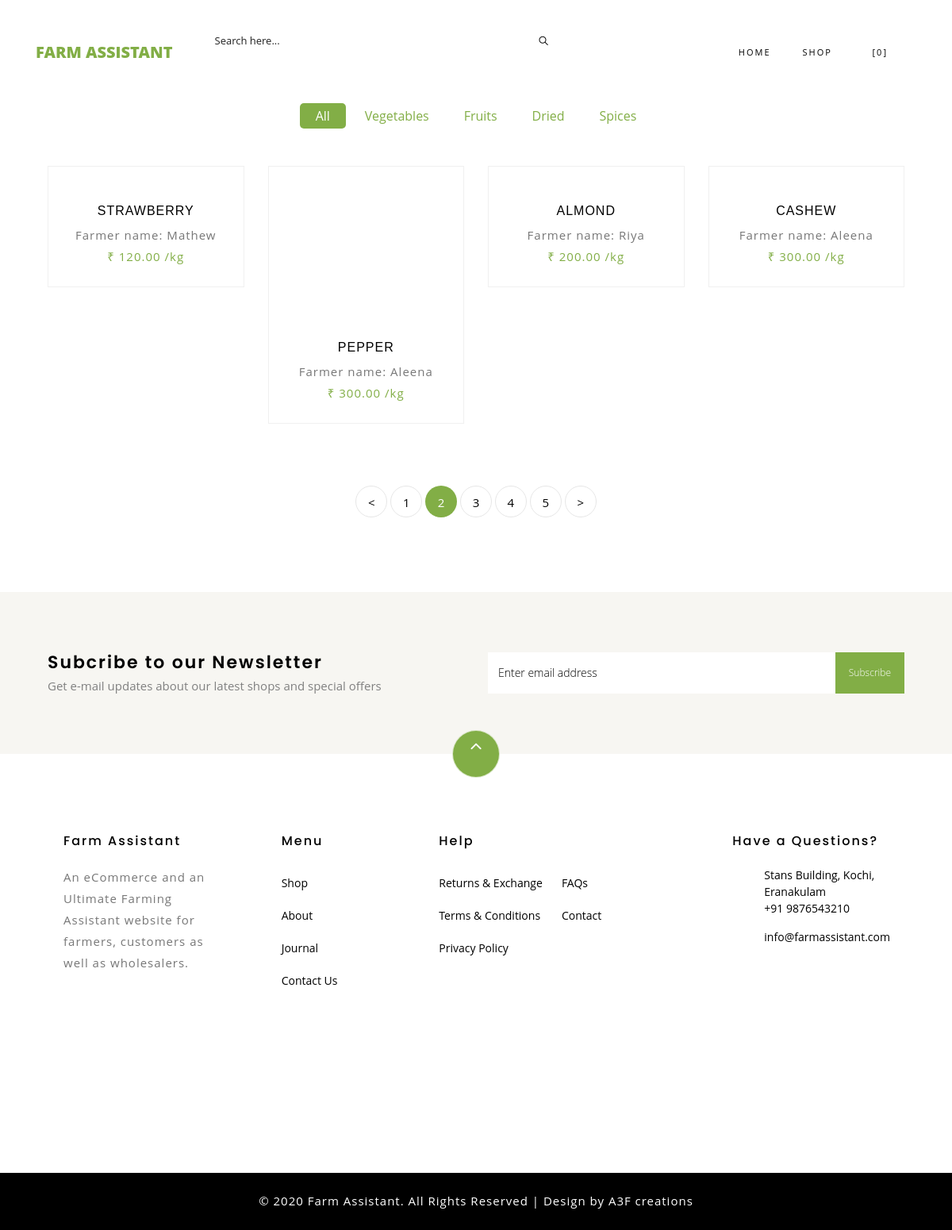
/shop-pagenav.php?pg=2, run on the app's committed database.
### tables this page shows
CREATE TABLE IF NOT EXISTS `crop_fc` (
  `crop_id` int(4) NOT NULL AUTO_INCREMENT,
  `f_email` varchar(40) NOT NULL,
  `c_name` varchar(20) NOT NULL,
  `category` varchar(15) NOT NULL,
  `quantity` int(4) NOT NULL,
  `price` int(4) NOT NULL,
  `discount` int(4) NOT NULL DEFAULT '0',
  `image` varchar(30) NOT NULL,
  PRIMARY KEY (`crop_id`),
  KEY `f_email` (`f_email`)
);

CREATE TABLE IF NOT EXISTS `farmer` (
  `email` varchar(40) NOT NULL,
  `name` varchar(20) NOT NULL,
  `address` varchar(50) NOT NULL,
  `address2` varchar(20) DEFAULT NULL,
  `town` varchar(20) NOT NULL,
  `state` varchar(20) DEFAULT NULL,
  `pincode` varchar(10) NOT NULL
);

### web/shop-pagenav.php (the view, shortened to what this page needs)
<!DOCTYPE html>
<html lang="en">
  <head>
    <link rel="stylesheet" href="css/open-iconic-bootstrap.min.css">
    <link rel="stylesheet" href="css/animate.css">
    <link rel="stylesheet" href="css/owl.carousel.min.css">
    <link rel="stylesheet" href="css/owl.theme.default.min.css">
    <link rel="stylesheet" href="css/magnific-popup.css">
    <link rel="stylesheet" href="css/aos.css">
    <link rel="stylesheet" href="css/ionicons.min.css">
    <link rel="stylesheet" href="css/bootstrap-datepicker.css">
    <link rel="stylesheet" href="css/jquery.timepicker.css">
    <link rel="stylesheet" href="css/flaticon.css">
    <link rel="stylesheet" href="css/icomoon.css">
    <link rel="stylesheet" href="css/style.css">
      <link rel="stylesheet" href="css/style1.css">
  </head>
  <body class="goto-here">
  <?php
      include('connection.php');
     include('cart_count.php');
      ?>
    <nav class="navbar navbar-expand-lg navbar-dark ftco_navbar bg-dark ftco-navbar-light" id="ftco-navbar">
	    <div class="container">
	      <a class="navbar-brand" href="index.html">Farm Assistant</a>
            <div class="sidebar-box" style="padding-right: 200px">
              <form action="#" class="search-form">
                <div class="form-group">
                  <a href="#"><span class="icon ion-ios-search"></span></a>
                  <input type="search" name="search" placeholder="Search here..."class="form-control" >
                </div>
              </form>
            </div>
	      <div class="collapse navbar-collapse" id="ftco-nav">
	        <ul class="navbar-nav ml-auto">
	          <li class="nav-item"><a href="customer.php" class="nav-link">Home</a></li>
			  <li class="nav-item  cta cta-colored"><a href="shop.php" class="nav-link">Shop</a></li>
			  <li class="nav-item"><a href="cart_check.php" class="nav-link"><span class="icon-shopping_cart"></span>[<?php echo $_SESSION['cart_count'];?>]</a></li>
                <li class="second admin-pic">
				       <ul class="top_dp_agile ">
										 <a class="nav-link dropdown-tog" href="#" id="dropdown04" data-toggle="dropdown" aria-haspopup="true" aria-expanded="false">
										</a>
						</ul>
				</li>
	        </ul>
	      </div>
	    </div>
	  </nav>
<?php
                     $p=$_GET['pg']; $i=($p-1)*8;?>
    <section class="ftco-section" style="padding-top: 0px">
    	<div class="container">
    	<div class="row justify-content-center">
    			<div class="col-md-10 mb-5 text-center">
    				<ul class="product-category">
    					<li><a href="#" class="active">All</a></li>
    					<li><a href="shop-category.php?cat=Vegetable">Vegetables</a></li>
    					<li><a href="shop-category.php?cat=Fruit">Fruits</a></li>
    					<li><a href="shop-category.php?cat=Dried">Dried</a></li>
                        <li><a href="shop-category.php?cat=Spice">Spices</a></li>
    				</ul>
    			</div>
    		</div>
    		<div class="row">
                <?php
     $a="SELECT * FROM crop_fc
         LIMIT $i, 8 ";
    $b="SELECT count(*) FROM crop_fc";
              $sql=mysqli_query($conn,$a);
               $sql1=mysqli_query($conn,$b);
             $row2=mysqli_fetch_array($sql1);
                while($row=mysqli_fetch_array($sql))
                {
                    $c=$row["f_email"];
                    $sql1= "select * from farmer where email= '$c'";
                     $b=mysqli_query($conn,$sql1);
                 $row1=mysqli_fetch_assoc($b);
      ?>
    			<div class="col-md-6 col-lg-3 ftco-animate">
    				<div class="product">
    					<a href="product-single.php?id=<?php echo $row['crop_id']; ?>" class="img-prod"><img class="img-fluid" src="<?php echo $row['image']; ?>" style="height: 200px; width: 300px;"alt="Colorlib Template">
    					</a>
    					<div class="text py-3 pb-4 px-3 text-center">
                            <h3><a href="product-single.php?id=<?php echo $row['crop_id']; ?>"><?php echo $row['c_name']; ?></a></h3>
                            <p>Farmer name: <?php echo $row1["name"]; ?>
						</p>
    						<div class="d-flex">
    							<div class="pricing">
		    						<p class="price"><span>₹ <?php echo $row['price']; ?>.00 /kg</span></p>
		    					</div>
	    					</div>
    					</div>
    				</div>
    			</div>
    			<?php
                }
                ?>
    		</div>
    		<div class="row mt-5">
          <div class="col text-center">
            <div class="block-27">
              <ul>
             	   <li><a href="#">&lt;</a></li>
             <?php   $c=$row2['count(*)'];
             for($i=1; $i<=5; $i++) {
                   $z=($i-1)*8;
                  ?>
              <?php if($i==$p){  ?>	  <li class="active"><a href="shop-pagenav.php?pg=<?php  echo $p;?>"><?php  echo $p;?></a></li><?php } ?>
              <?php if($z<$c && $i!=$p){  ?>	  <li><a href="shop-pagenav.php?pg=<?php  echo $i;?>"><?php  echo $i;?></a></li><?php } ?>
               <?php if($z>$c){  ?>    <li><a href="#"><?php  echo $i;?></a></li><?php } ?>
                  <?php } ?>
                <li><a href="#">&gt;</a></li>
              </ul>
            </div>
          </div>
        </div>
    	</div>
    </section>
		<section class="ftco-section ftco-no-pt ftco-no-pb py-5 bg-light">
      <div class="container py-4">
        <div class="row d-flex justify-content-center py-5">
          <div class="col-md-6">
          	<h2 style="font-size: 22px;" class="mb-0">Subcribe to our Newsletter</h2>
          	<span>Get e-mail updates about our latest shops and special offers</span>
          </div>
          <div class="col-md-6 d-flex align-items-center">
            <form action="#" class="subscribe-form">
              <div class="form-group d-flex">
                <input type="text" class="form-control" placeholder="Enter email address">
                <input type="submit" value="Subscribe" class="submit px-3">
              </div>
            </form>
          </div>
        </div>
      </div>
    </section>
    <footer class="ftco-footer ftco-section">
      <div class="container">
      	<div class="row">
      		<div class="mouse">
						<a href="#" class="mouse-icon">
							<div class="mouse-wheel"><span class="ion-ios-arrow-up"></span></div>
						</a>
					</div>
      	</div>
         <div class="row mb-5">
         <div class="col-md">
            <div class="ftco-footer-widget mb-4" style="padding-left: 20px">
              <h2 class="ftco-heading-2">Farm Assistant</h2>
              <p>An eCommerce and an Ultimate Farming Assistant website for farmers, customers as well as wholesalers.</p>
              <ul class="ftco-footer-social list-unstyled float-md-left float-lft mt-5">
              </ul>
            </div>
          </div>
          <div class="col-md">
            <div class="ftco-footer-widget mb-4 ml-md-5">
              <h2 class="ftco-heading-2">Menu</h2>
              <ul class="list-unstyled">
                <li><a href="#" class="py-2 d-block">Shop</a></li>
                <li><a href="#" class="py-2 d-block">About</a></li>
                <li><a href="#" class="py-2 d-block">Journal</a></li>
                <li><a href="#" class="py-2 d-block">Contact Us</a></li>
              </ul>
            </div>
          </div>
          <div class="col-md-4">
             <div class="ftco-footer-widget mb-4">
              <h2 class="ftco-heading-2">Help</h2>
              <div class="d-flex">
	              <ul class="list-unstyled mr-l-5 pr-l-3 mr-4">
	                <li><a href="#" class="py-2 d-block">Returns &amp; Exchange</a></li>
	                <li><a href="#" class="py-2 d-block">Terms &amp; Conditions</a></li>
	                <li><a href="#" class="py-2 d-block">Privacy Policy</a></li>
	              </ul>
	              <ul class="list-unstyled">
	                <li><a href="#" class="py-2 d-block">FAQs</a></li>
	                <li><a href="#" class="py-2 d-block">Contact</a></li>
	              </ul>
	            </div>
            </div>
          </div>
          <div class="col-md">
            <div class="ftco-footer-widget mb-4">
            	<h2 class="ftco-heading-2">Have a Questions?</h2>
            	<div class="block-23 mb-3">
	             <ul>
	                <li><span class="icon icon-map-marker"></span><span class="text">Stans Building, Kochi, Eranakulam</span></li>
	                <li><a href="#"><span class="icon icon-phone"></span><span class="text">+91 9876543210</span></a></li>
	                <li><a href="#"><span class="icon icon-envelope"></span><span class="text">info@farmassistant.com</span></a></li>
	              </ul>
	            </div>
            </div>
          </div>
        </div>
      </div>
    </footer>
<div class="copyrights">
	 <p>© 2020 Farm Assistant. All Rights Reserved | Design by A3F creations </p>
</div>
  </body>
</html>

### web/css/icomoon.css (style rules this page uses)
[class^="icon-"], [class*=" icon-"] { font-family: 'icomoon' !important; speak: none; font-style: normal; font-weight: normal; font-variant: normal; text-transform: none; line-height: 1; -webkit-font-smoothing: antialiased; -moz-osx-font-smoothing: grayscale; }
.icon-map-marker:before { content: "\f041"; }
.icon-phone:before { content: "\f095"; }
.icon-envelope:before { content: "\f0e0"; }
.icon-shopping_cart:before { content: "\e8cc"; }

### web/css/style1.css (style rules this page uses)
ul.top_dp_agile { position: relative; }
.form-control { display: block; width: 100%; height: 37px; padding: 14px 12px; font-size: 14px; line-height: 1.42857143; color: #777; background-color: #fff; background-image: none; border: 1px solid #ddd; border-radius: 0; -webkit-box-shadow: inset 0 1px 1px rgba(0,0,0,.075); box-shadow: inset 0 1px 1px rgba(0,0,0,.075); -webkit-transition: border-color ease-in-out .15s,-webkit-box-shadow ease-in-out .15s; -o-transition: border-color ease-in-out .15s,box-shadow ease-in-out .15s; transition: border-color ease-in-out .15s,box-shadow ease-in-out .15s; }
button, input, select, textarea { font-family: inherit; font-size: inherit; line-height: inherit; }
.copyrights { padding: 1.5em 0em; text-align: center; box-shadow: 0 1px 1px rgba(0,0,0,.05); -o-box-shadow: 0 1px 1px rgba(0,0,0,.05); -webkit-box-shadow: 0 1px 1px rgba(0,0,0,.05); -moz-box-shadow: 0 1px 1px rgba(0,0,0,.05); background: #000; }
.copyrights p { font-size: 1em; color: #fff; margin-bottom: 0; }

### data on the page
crop_fc: c_name "STRAWBERRY", farmer.name "Mathew", price "120"
crop_fc: c_name "PEPPER", farmer.name "Aleena", price "300"
crop_fc: c_name "ALMOND", farmer.name "Riya", price "200"
crop_fc: c_name "CASHEW", farmer.name "Aleena", price "300"

### other printed values
$_SESSION['cart_count'] "0"
